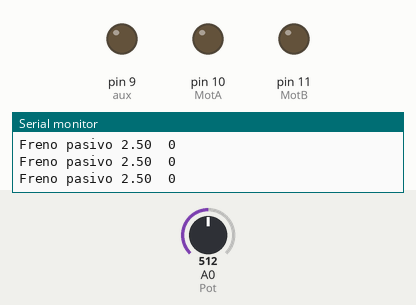
Recording of a sketch running on a simulated Arduino Uno, built with avr-gcc and run on an emulated ATmega328P. Shown: output pins drawn as LEDs (lit = HIGH), the last lines printed to the serial monitor. The test bench sets the inputs (shaded band); at power-on: A0 (Pot) = 512.

Above: at 1.2 s.
1.3 s: A0 (Pot) set to 606
2.8 s: A0 (Pot) set to 629
At 4.0 s:
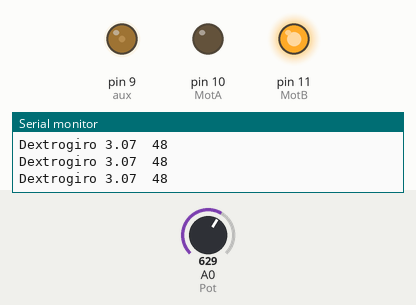
4.3 s: A0 (Pot) set to 306
At 5.5 s:
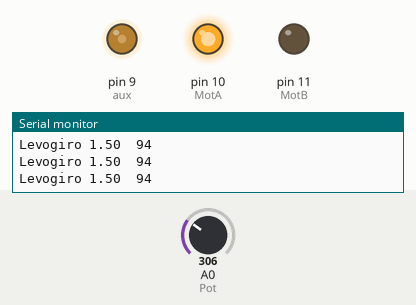
5.8 s: A0 (Pot) set to 122
At 7.0 s:
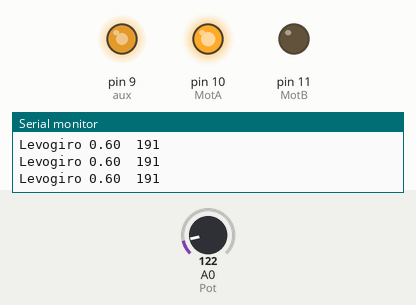
7.3 s: A0 (Pot) set to 0
At 7.6 s:
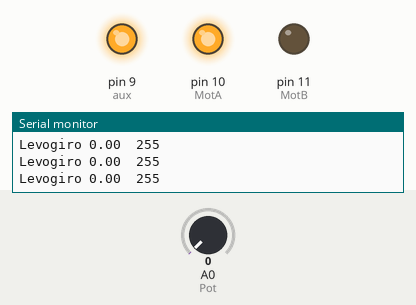
8.8 s: A0 (Pot) set to 716
At 9.3 s:
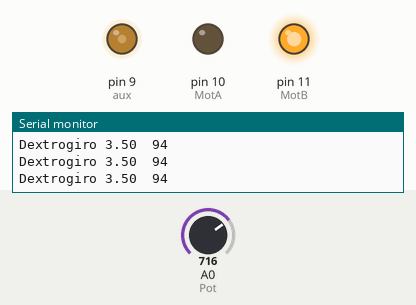
Timing chart, 0 to 11.3 s (numbered marks = the images above; inputs shaded):
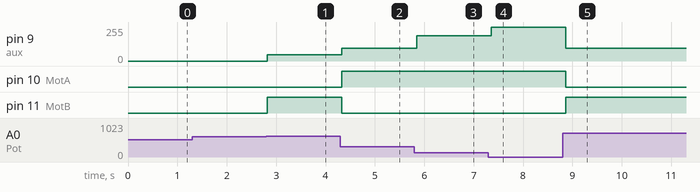

Measured:
- the behaviour switches between 613 and 614 on A0 (Pot) (found by bisection; images 0 and 1)
- after the input at 2.8 s, pin 9 (aux): 0/255 → 48/255 at once; pin 11 (MotB): LOW → HIGH at once
- after the input at 4.3 s, pin 9 (aux): 48/255 → 94/255 at once; pin 10 (MotA): LOW → HIGH at once; pin 11 (MotB): HIGH → LOW at once
- after the input at 5.8 s, pin 9 (aux): 94/255 → 191/255 at once
- after the input at 7.3 s, pin 9 (aux): 191/255 → 255/255 after 0.06 s
- after the input at 8.8 s, pin 9 (aux): 255/255 → 94/255 after 0.07 s; pin 10 (MotA): HIGH → LOW after 0.07 s; pin 11 (MotB): LOW → HIGH after 0.07 s

The sketch:

Puente_H_cuatris.ino
```cpp
// Definimos las variables de los puertos
// que utlizaremos.
#define MotA 10
#define MotB 11
#define aux 9
#define Pot A0

// Variables auxiliares
int val=0;
int potencia=0;
int incremento=1;
float voltage;

void setup() {
  // Inicializamos la comunicación serial
  // y los puertos en modo salida
  Serial.begin(9600);
  pinMode(MotA, OUTPUT);
  pinMode(MotB, OUTPUT);
}

void loop() {
  // Leemos el voltaje que esta recibiendo por
  // parte del potenciometro
  val= analogRead(Pot);

  //Hacemos la conversion a volts.
  voltage = val*(5.0/1023.0);

  // Si el voltaje es < 2 usamos la función
  // Levogiro
  if(voltage<2 ){
    potencia = map(val,0,408,255,40);
    Levogiro();

  // Si esta entre 2 y 3, Freno Pasivo
  } else if(voltage >2 and voltage<3){
    potencia = 0;
    Detenido();
  } else {

  // Por último, > 3, Dextrogiro
    potencia = map(val,612,1023,40,255);
    Dextrogiro();
  }
  delay(100);
}

//Funcion Levogiro
void Levogiro (){
  analogWrite(aux,potencia);
  digitalWrite(MotA, HIGH);
  digitalWrite(MotB, LOW);
  Serial.print("Levogiro ");
  Serial.print(voltage);
  Serial.print("  ");
  Serial.println(potencia);
}

//Función Dextrogiro
void Dextrogiro (){
  analogWrite(aux,potencia);
  digitalWrite(MotA, LOW);
  digitalWrite(MotB, HIGH);
  Serial.print("Dextrogiro ");
  Serial.print(voltage);
  Serial.print("  ");
  Serial.println(potencia);
}

//Función Frenos Pasivo
void Detenido (){
  analogWrite(aux,0);
  digitalWrite(MotA, LOW);
  digitalWrite(MotB, LOW);
  Serial.print("Freno pasivo ");
  Serial.print(voltage);
  Serial.print("  ");
  Serial.println(potencia);
}
```
